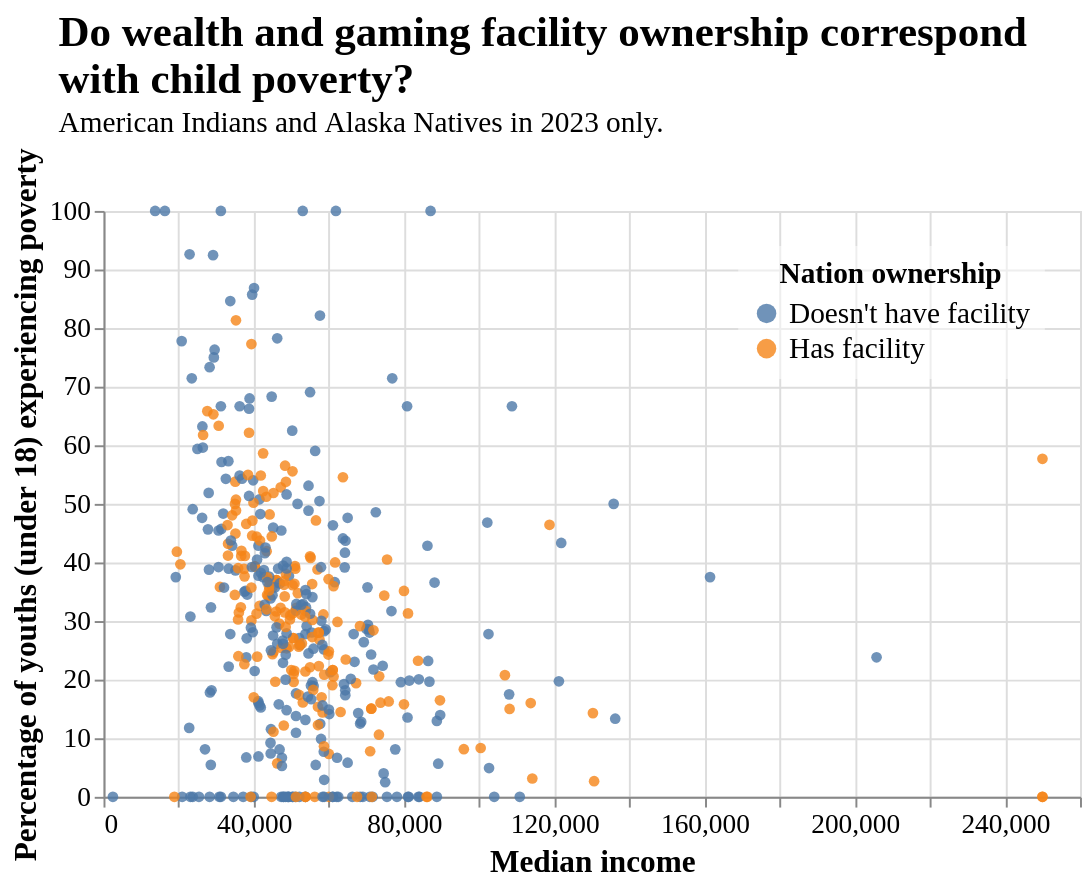

Write notebook code for a chart like this one.
### Code cell
scatter_child_poverty = alt.Chart(gaming_compare23).mark_point(filled=True, opacity=0.8).encode(
    x=alt.X('hincmed_aiana').title('Median income'),
    y=alt.Y('youthpovshare_aiana').title('Percentage of youths (under 18) experiencing poverty'),
    color=alt.Color('has_facility:N').legend(
                alt.Legend(fillColor='rgba(255, 255, 255, 0.5)', 
                           cornerRadius=5,
                           padding=7,
                           title='Nation ownership')
            )#.scale(scheme='blueorange'),
    # size=alt.Size('is_facility')
)

scatter_child_poverty.properties(
    height=300,
    width=500,
    title=alt.Title(['Do wealth and gaming facility ownership correspond', 'with child poverty?'],
                    anchor='start',
                    subtitle='American Indians and Alaska Natives in 2023 only.',
                    # align='center',
                    fontSize=22,
                    subtitleFontSize=15,
                    dx=25)
).configure(
    font='Agency FB',
).configure_axis(
    labelFontSize=14,
    titleFontSize=16,
).configure_legend(
    titleFontSize=15,
    labelFontSize=15,
    titleAnchor='middle',
    titleAlign='center',
    orient='top-right'
)#.save('./graphics/scatter_youthpoverty_vs_income_byfacility.svg')

### Figure 1 — Vega-Lite specification as saved in the notebook (floating-point values rounded to 4 significant figures; data arrays with more than 128 entries replaced by an {"elided": "..."} marker saying what was removed)
{"config": {"view": {"continuousWidth": 300, "continuousHeight": 300}, "axis": {"labelFontSize": 14, "titleFontSize": 16}, "font": "Agency FB", "legend": {"labelFontSize": 15, "orient": "top-right", "titleAlign": "center", "titleAnchor": "middle", "titleFontSize": 15}}, "data": {"name": "data-5e8425119f8819ef852877633473c33a"}, "mark": {"type": "point", "filled": true, "opacity": 0.8}, "encoding": {"color": {"field": "has_facility", "legend": {"cornerRadius": 5, "fillColor": "rgba(255, 255, 255, 0.5)", "padding": 7, "title": "Nation ownership"}, "type": "nominal"}, "x": {"field": "hincmed_aiana", "title": "Median income", "type": "quantitative"}, "y": {"field": "youthpovshare_aiana", "title": "Percentage of youths (under 18) experiencing poverty", "type": "quantitative"}}, "height": 300, "title": {"text": ["Do wealth and gaming facility ownership correspond", "with child poverty?"], "anchor": "start", "dx": 25, "fontSize": 22, "subtitle": "American Indians and Alaska Natives in 2023 only.", "subtitleFontSize": 15}, "width": 500, "$schema": "https://vega.github.io/schema/vega-lite/v5.20.1.json", "datasets": {"data-5e8425119f8819ef852877633473c33a": {"elided": "709 records"}}}
